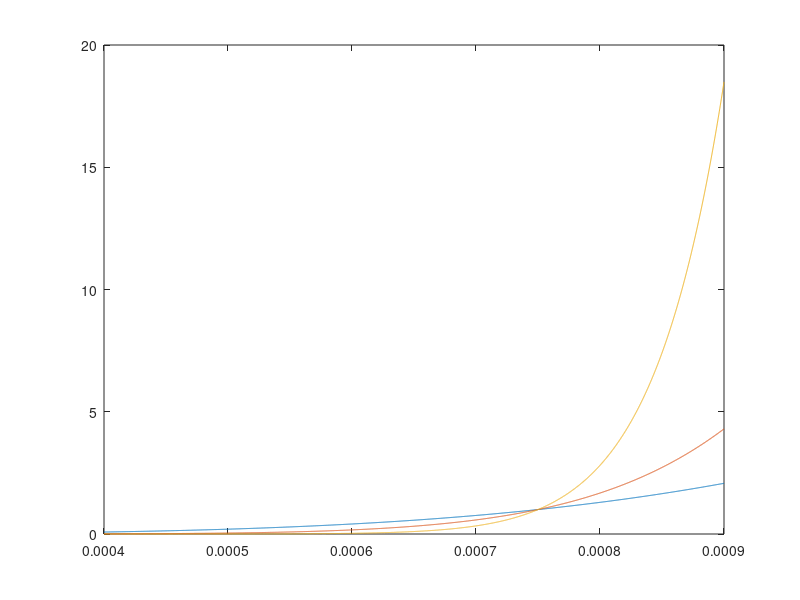
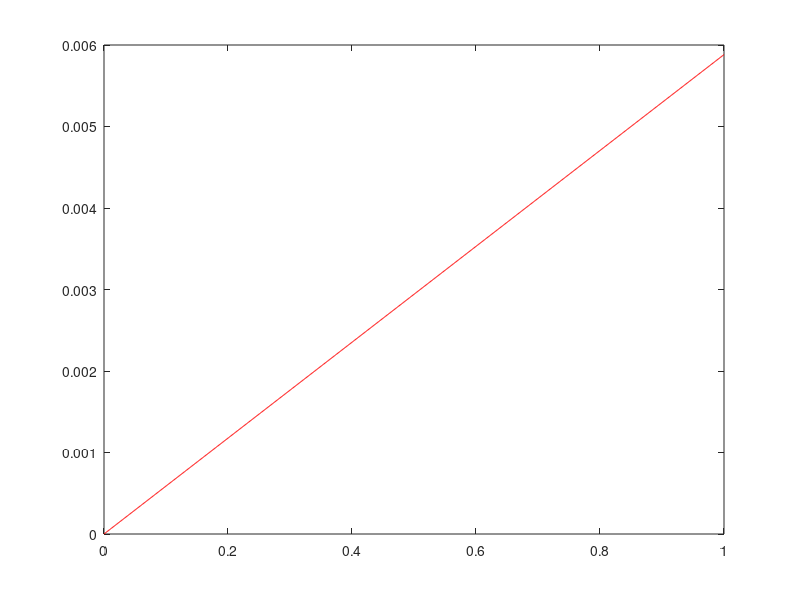

Write MATLAB code to recreate these figures, in order.
% I_h model:

close all
clc

cai = 0.0004:0.0000001:0.0009;
cac = 0.00075;
k2 = 1; %0.0015;
nca = 4;
k1 = k2 * (cai./cac).^nca;
k1_ = k2 * (cai./cac).^8;
k1__ = k2 * (cai./cac).^16;

p1 = 0:0.001:1;
pc = 0.017;
k4 = 0.0001;
nexp = 1;
k3 = k4 * (p1./pc).^nexp;

figure('Units', 'normalized', 'Position', [0, .01, .48, .89]);
plot(cai, k1)
hold on
plot(cai, k1_)
plot(cai, k1__)
hold off

figure('Units', 'normalized', 'Position', [0, .01, .48, .89]);
plot(p1, k3, 'r')

% v = -130:0.1:60;
% 
% V_half = -75;
% shift = 0; %-30;
% shiftCaP = 0;
% m_inf = 1 ./ (1 + exp((v-(V_half+shift+shiftCaP))./5.5));
% tau_min = 20;
% phi = 3.0 ^ ((35-37)/10);
% tau_m = (tau_min + 2000 ./ ( exp((v+71.5-shift-shiftCaP)./14.2) + exp(-(v+89-shift-shiftCaP)./11.6) ) ) / phi;
% 
% shiftCaP = 0;
% m_inf2 = 1 ./ (1 + exp((v-(V_half+shift+shiftCaP))./2));
% tau_m2 = (6600 ./ ( exp((v+71.5-shift-shiftCaP)./14.2) + exp(-(v+89-shift-shiftCaP)./11.6) ) ) / phi;
% 
% figure('Units', 'normalized', 'Position', [0, .01, .48, .89]);
% plot(v, m_inf)
% hold on
% plot(v, m_inf2, 'r')
% hold off
% 
% figure('Units', 'normalized', 'Position', [0, .01, .48, .89]);
% plot(v, tau_m)
% hold on
% plot(v, tau_m2, 'r')
% hold off